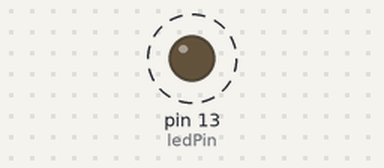
The sketch below on a simulated Arduino Uno, built with avr-gcc and run on an emulated ATmega328P. On the bench: output pins drawn as LEDs (lit = HIGH). Dashed ring = blinking.

Above: at 0.5 s.
Timing chart, 0 to 4.6 s (numbered marks = the images above):
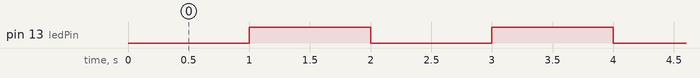

The sketch:

Blink.ino
```cpp
// This is a sample blink program for the virtual arduino.

int ledPin = 13;

void setup(){
  pinMode(ledPin, OUTPUT);
}

void loop(){
  digitalWrite(ledPin, LOW);
  Serial.println("Led is Off");
  delay(1000);
  digitalWrite(ledPin, HIGH);
  Serial.println("Led is On");
  delay(1000);
}
```

Measured:
- by itself, pin 13 (ledPin): alternates HIGH for 1.0 s and LOW for 1.0 s
